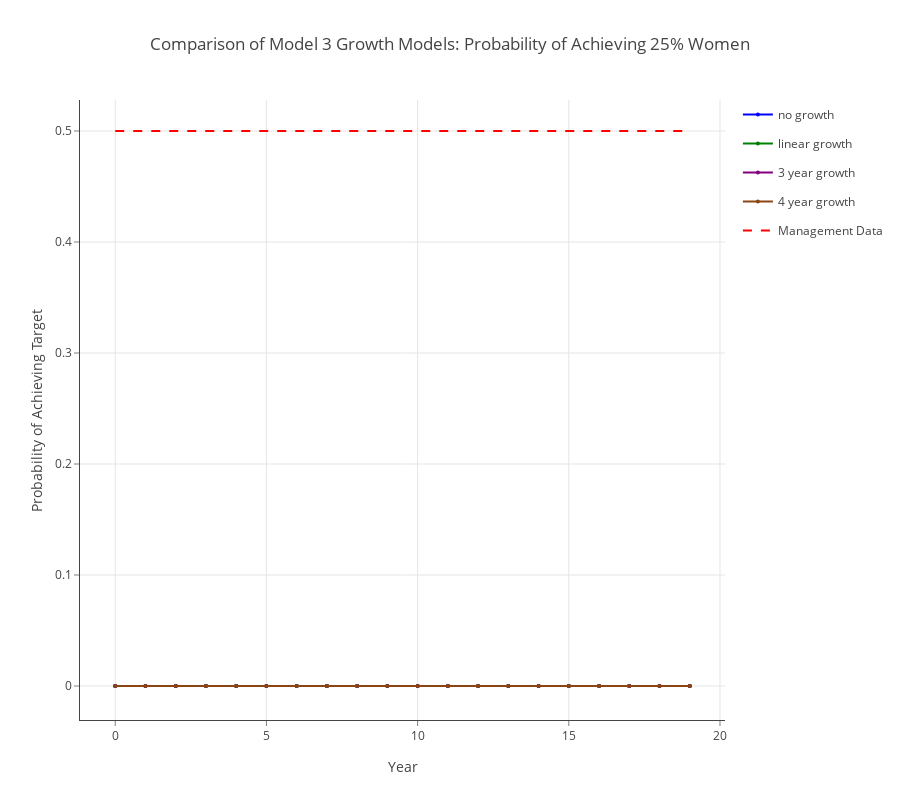

This figure's notebook cell:
### Markdown cell above
## Comparison of Model 3 Growth Models: Probability of Achieving 25% Women

### Code cell
data = []
linecolors = ['rgb(0,0,255)', 'rgb(0,128,0)', 'rgb(128,0,128)', 'rgb(139,69,19)']
fillcolors = ['rgba(0,0,255,0.25)', 'rgba(0,128,0,0.25)', 'rgba(128,0,128,0.25)', 'rgba(160,82,45,0.25)']

for k,v in enumerate(results.mlist):

    data.append(go.Scatter(
        x=v.summary_matrix['yr'],
        y=v.summary_matrix['p_fpct'],
        line=dict(color=linecolors[k],
                 width=2),
        legendgroup=legend_labels[k],
        showlegend=True,
        marker=dict(
            size=4),
        mode='lines+markers',
        name=legend_labels[k],
    ))


data.append(go.Scatter(
    x=v.summary_matrix['yr'], 
    y=np.repeat(0.5, len(v.summary_matrix['yr'])),
    line=dict(color='red',
             dash='dash'),
    name='Management Data',
    mode='lines',
))
    
layout = go.Layout(
    title='Comparison of Model 3 Growth Models: Probability of Achieving 25% Women',
    height=800,
    width=900,
    paper_bgcolor='rgb(255,255,255)',
    plot_bgcolor='rgb(255,255,255)',
    xaxis=dict(
        visible=True,
        title='Year',
        gridcolor='rgb(229,229,229)',
        showgrid=True,
        showline=True,
        showticklabels=True,
        tickcolor='rgb(127,127,127)',
        ticks='outside',
        zeroline=False
    ),
    yaxis=dict(
        title='Probability of Achieving Target',
        gridcolor='rgb(229,229,229)',
        showgrid=True,
        showline=True,
        showticklabels=True,
        tickcolor='rgb(127,127,127)',
        ticks='outside',
        zeroline=False
    ),
)
fig = go.Figure(data=data, layout=layout)
plotly.offline.iplot(fig, filename= 'shaded_lines')

# export image for ingestion to pdf file.
if not os.path.exists('images'):
    os.mkdir('images')
pio.write_image(fig, 'images/probability_of_reaching_gender_target.png')

### Figure 1 — Plotly figure (JSON) as saved in the notebook; plotly's stock layout.template omitted (floating-point values rounded to 4 significant figures)
{"data": [{"legendgroup": "no growth", "line": {"color": "rgb(0,0,255)", "width": 2}, "marker": {"size": 4}, "mode": "lines+markers", "name": "no growth", "showlegend": true, "type": "scatter", "uid": "8a70996f-4f48-4475-adcb-ea7477c5b6df", "x": [0, 1, 2, 3, 4, 5, 6, 7, 8, 9, 10, 11, 12, 13, 14, 15, 16, 17, 18, 19], "y": [0, 0, 0, 0, 0, 0, 0, 0, 0, 0, 0, 0, 0, 0, 0, 0, 0, 0, 0, 0]}, {"legendgroup": "linear growth", "line": {"color": "rgb(0,128,0)", "width": 2}, "marker": {"size": 4}, "mode": "lines+markers", "name": "linear growth", "showlegend": true, "type": "scatter", "uid": "a67c0849-d5a6-40fb-af2a-9927700612a9", "x": [0, 1, 2, 3, 4, 5, 6, 7, 8, 9, 10, 11, 12, 13, 14, 15, 16, 17, 18, 19], "y": [0, 0, 0, 0, 0, 0, 0, 0, 0, 0, 0, 0, 0, 0, 0, 0, 0, 0, 0, 0]}, {"legendgroup": "3 year growth", "line": {"color": "rgb(128,0,128)", "width": 2}, "marker": {"size": 4}, "mode": "lines+markers", "name": "3 year growth", "showlegend": true, "type": "scatter", "uid": "a27a0b4e-792b-480f-acf6-71437a23f63e", "x": [0, 1, 2, 3, 4, 5, 6, 7, 8, 9, 10, 11, 12, 13, 14, 15, 16, 17, 18, 19], "y": [0, 0, 0, 0, 0, 0, 0, 0, 0, 0, 0, 0, 0, 0, 0, 0, 0, 0, 0, 0]}, {"legendgroup": "4 year growth", "line": {"color": "rgb(139,69,19)", "width": 2}, "marker": {"size": 4}, "mode": "lines+markers", "name": "4 year growth", "showlegend": true, "type": "scatter", "uid": "771f343a-66b2-4d21-a953-290888516e5a", "x": [0, 1, 2, 3, 4, 5, 6, 7, 8, 9, 10, 11, 12, 13, 14, 15, 16, 17, 18, 19], "y": [0, 0, 0, 0, 0, 0, 0, 0, 0, 0, 0, 0, 0, 0, 0, 0, 0, 0, 0, 0]}, {"line": {"color": "red", "dash": "dash"}, "mode": "lines", "name": "Management Data", "type": "scatter", "uid": "042c1c13-cd06-4e7a-8009-935b0fbbc5a2", "x": [0, 1, 2, 3, 4, 5, 6, 7, 8, 9, 10, 11, 12, 13, 14, 15, 16, 17, 18, 19], "y": [0.5, 0.5, 0.5, 0.5, 0.5, 0.5, 0.5, 0.5, 0.5, 0.5, 0.5, 0.5, 0.5, 0.5, 0.5, 0.5, 0.5, 0.5, 0.5, 0.5]}], "layout": {"height": 800, "paper_bgcolor": "rgb(255,255,255)", "plot_bgcolor": "rgb(255,255,255)", "title": {"text": "Comparison of Model 3 Growth Models: Probability of Achieving 25% Women"}, "width": 900, "xaxis": {"gridcolor": "rgb(229,229,229)", "showgrid": true, "showline": true, "showticklabels": true, "tickcolor": "rgb(127,127,127)", "ticks": "outside", "title": {"text": "Year"}, "visible": true, "zeroline": false}, "yaxis": {"gridcolor": "rgb(229,229,229)", "showgrid": true, "showline": true, "showticklabels": true, "tickcolor": "rgb(127,127,127)", "ticks": "outside", "title": {"text": "Probability of Achieving Target"}, "zeroline": false}}}
